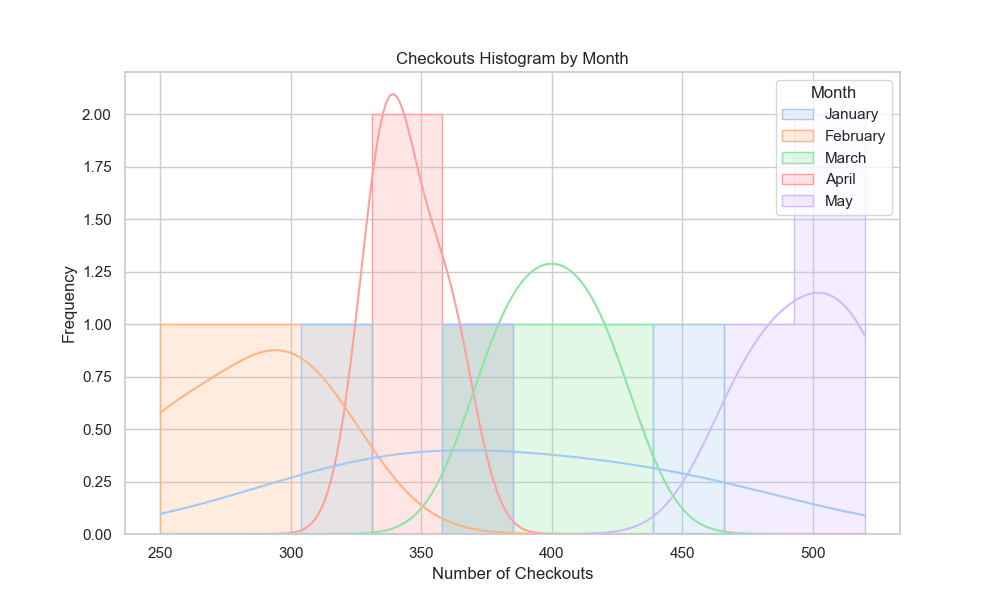

Source code (Python):

import seaborn as sns
import pandas as pd
import matplotlib.pyplot as plt

# Given data
data = [
    {'Month': 'January', 'Checkouts': 450},
    {'Month': 'January', 'Checkouts': 375},
    {'Month': 'January', 'Checkouts': 320},
    {'Month': 'February', 'Checkouts': 290},
    {'Month': 'February', 'Checkouts': 310},
    {'Month': 'February', 'Checkouts': 250},
    {'Month': 'March', 'Checkouts': 400},
    {'Month': 'March', 'Checkouts': 420},
    {'Month': 'March', 'Checkouts': 380},
    {'Month': 'April', 'Checkouts': 360},
    {'Month': 'April', 'Checkouts': 335},
    {'Month': 'April', 'Checkouts': 340},
    {'Month': 'May', 'Checkouts': 500},
    {'Month': 'May', 'Checkouts': 475},
    {'Month': 'May', 'Checkouts': 520},
]

# Convert the data into a DataFrame
df = pd.DataFrame(data)

# Set the style and palette of the plot
sns.set_style("whitegrid")
sns.set_palette("pastel")

# Create the histogram
plt.figure(figsize=(10, 6)) # Set the figure size
sns.histplot(
    data=df,
    x='Checkouts', # Set the variable for the x-axis
    bins=10, # Define the number of bins in the histogram
    kde=True, # Plot the kernel density estimate
    hue='Month', # Color the bars by month
    element="step", # Use step-filled histogram
    cumulative=False, # Do not make it cumulative
)

# Additional customizations
plt.title('Checkouts Histogram by Month') # Add a title to the plot
plt.xlabel('Number of Checkouts') # Label the x-axis
plt.ylabel('Frequency') # Label the y-axis

# Show the plot
plt.show()
